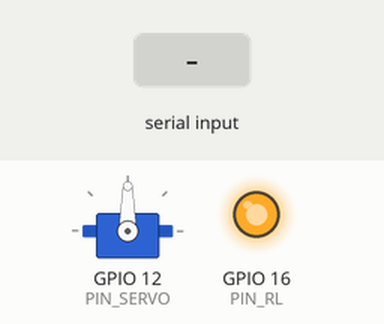
Bench run of a program on a simulated ESP32. Shown: servo, output pins drawn as LEDs (lit = HIGH). The inputs (shaded band) are chosen by the test bench.

Above: at 3.2 s.
3.3 s: "Touch:\n" received over Serial
At 3.6 s:
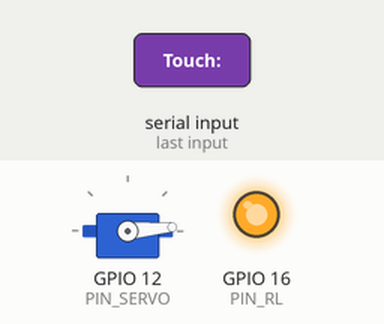
5.8 s: "Press\n" received over Serial
At 6.7 s:
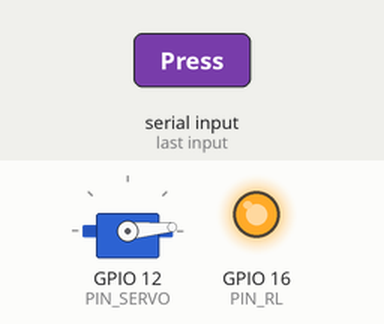
7.3 s: "Relay:ON\n" received over Serial
At 7.9 s:
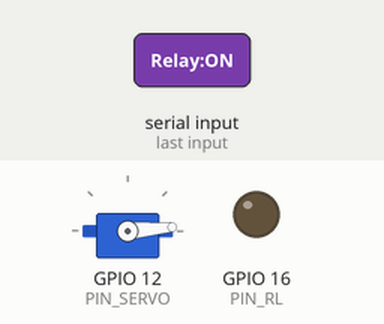
8.8 s: "Release\n" received over Serial
At 10.2 s:
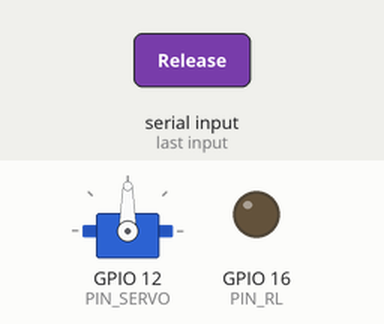
Timing chart, 0 to 11.3 s (numbered marks = the images above; inputs shaded):
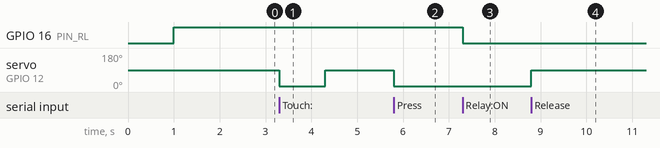

The program:

main.cpp
```cpp
#include <Arduino.h>
#include <user_define.h>
#include <ESP32Servo.h>

Servo myservo;
int pos = 90;

void setup()
{

  Serial.begin(9600);
  myservo.attach(PIN_SERVO);
  pinMode(PIN_RL, OUTPUT);
  digitalWrite(PIN_RL, LOW);
  delay(1000);
  digitalWrite(PIN_RL, HIGH);
  delay(1000);
  pinMode(IN_L1, INPUT);
  pinMode(IN_L2, INPUT);
  pinMode(IN_L1, INPUT);
  myservo.write(90);
}

char str[11], i = 0;
char inByte = 0;
String data;
void loop()
{

  if (Serial.available())
  {
    while (Serial.available() > 0)
    {
      inByte = Serial.read();
      if (inByte != '\n')
      {
        str[i++] = inByte;
        data += inByte;
      }
      else
      {
        str[i++] = '\0';
        // Serial.println("Str: " + String(str));
        // Serial.println("String: " + data);
        // Serial.println("Length: " + String(strlen(str)));
        if (strstr(str, "Touch:") != NULL && strlen(str) >= 7)
        {
          String data_touch = data.substring(6);
          // printf("%d\n", data_touch.toInt());
          for(int j = 0; j < data_touch.toInt(); j++){
            // Serial.println(j);
            myservo.write(POS_Press);
            delay(800);
            myservo.write(90);
            delay(2000);
          }
        }
        if (strstr(str, "Degree:") != NULL)
        {
          String data_degree = data.substring(7);
          // printf("%d\n", data_degree.toInt());
          myservo.write(data_degree.toInt());
        }
        if (strstr(str, "GetStatus"))
        {
          Serial.println(String(digitalRead(IN_L1)) + String(digitalRead(IN_L2)) + String(digitalRead(IN_L3)));
        }
        if (strstr(str, "Press")!=NULL)
        {
          // Serial.println("Servo press");
          myservo.write(POS_Press);
        }
        if (strstr(str, "Release")!=NULL)
        {
          // Serial.println("Servo Release");
          myservo.write(90);
        }
        if (strstr(str, "Touch")!=NULL && strlen(str) <= 6)
        {
          // Serial.println("ON TOUCH");
          myservo.write(POS_Press);
          delay(1000);
          myservo.write(90);
        }
        if (strstr(str, "Relay:ON")!=NULL)
        {
          // Serial.println("Relay: ON");
          digitalWrite(PIN_RL, LOW);
        }
        if (strstr(str, "Relay:OFF")!=NULL)
        {
          // Serial.println("Relay: OFF");
          digitalWrite(PIN_RL, HIGH);
        }
        data.remove(0, data.length());
        memset(str, '\0', strlen(str));
        i = 0;
      }
    }
  }
}
```

user_define.h
```cpp
#ifndef _USER_DEFINE_H_
#define _USER_DEFINE_H_

#define PIN_RL      16
#define PIN_SERVO   12
#define POS_Press    5 // góc nhấn nút

#define IN_L1       17
#define IN_L2        5
#define IN_L3       18


#endif
```

Measured:
- after the input at 3.3 s, servo on GPIO 12 (PIN_SERVO): 90° → 5° at once, → 90° 1.0 s later
- after the input at 5.8 s, servo on GPIO 12 (PIN_SERVO): 90° → 5° at once
- after the input at 7.3 s, GPIO 16 (PIN_RL): HIGH → LOW at once
- after the input at 8.8 s, servo on GPIO 12 (PIN_SERVO): 5° → 90° at once
